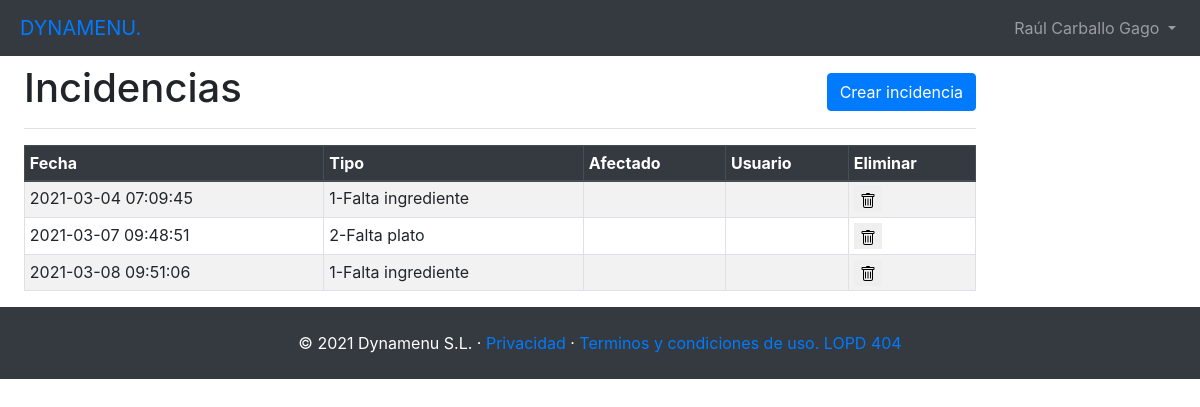
The app's page /htdocs/views/incidencias.php (signed in) with its own data.
### tables this page shows
CREATE TABLE `incidencias` (
  `INC_ID` int NOT NULL,
  `INC_NEG_ID` int NOT NULL,
  `INC_FechaAlta` datetime NOT NULL,
  `INC_Tipo` tinyint NOT NULL,
  `INC_IdAfectado` int NOT NULL,
  `INC_USU_ID` int NOT NULL
);

### htdocs/modelo/incidencia.php (the view, shortened to what this page needs)
<?php
class incidencia {
	public function cargaIncidencias($fuerza){
		if ((isset($_SESSION['SGDB']))){
			$con=$_SESSION['SGBD'];
		}else{
			$bbdd=new BBDD();
			$bbdd->conecta();
			$con=$bbdd->conexion;
		}
		if ($_SESSION['usuario']['USU_ROL_ID']==1){
			$busca="Select * from incidencias where 1";
		}
		$result = mysqli_query($con,$busca);
	}
	public function cargaTablaIncidencias(){
		$this->cargaIncidencias("no");
		echo "<div class='table-responsive'>";
		echo "<table class='table table-striped table-sm table-bordered table-hover'>";
		echo '<thead class="thead-dark">';
			echo '<th>Fecha</th>';
			echo '<th>Tipo</th>';
			echo '<th>Afectado</th>';
			echo '<th>Usuario</th>';
			echo '<th>Eliminar</th>';
		echo '</thead>';
        echo '<tbody>';
		if (isset($_SESSION['MisIncidencias'])){
			$misIncidencias=$_SESSION['MisIncidencias'];
			$numIncidencias=count($misIncidencias);
		}else{
			$numIncidencias=0;
		}
		for($i=0;$i<$numIncidencias;++$i){
			$row=$misIncidencias[$i];
			if ($row['INC_Tipo']=="1"){
				$tipo="1-Falta ingrediente";
			}else{
				$tipo="2-Falta plato";
			}
			echo "<tr>";
			echo "<td>".$row['INC_FechaAlta']."</td>";
			echo "<td>".$tipo."</td>";
			echo "<td>".$row['ING_Nombre']."</td>";
			echo "<td>".$row['USU_Nombre']."</td>";
			echo "<td>";
			echo "<button style ='border:0' onclick=\"confirmaBajaIncidencia('".$row['INC_ID']."','".$row['INC_Tipo']."','".$row['ING_Nombre']."');\"><img src='./Assets/Icons/eliminar.svg' alt='Eliminar' ></img></button>";
			echo "</td>";
			echo "</tr>";
		}
		echo '</tbody>';
		echo '</table>';
		echo '</div>';
	}
}

### records on screen
incidencias: INC_FechaAlta "2021-03-04 07:09:45", INC_Tipo "1-Falta ingrediente"
incidencias: INC_FechaAlta "2021-03-07 09:48:51", INC_Tipo "2-Falta plato"
incidencias: INC_FechaAlta "2021-03-08 09:51:06", INC_Tipo "1-Falta ingrediente"
